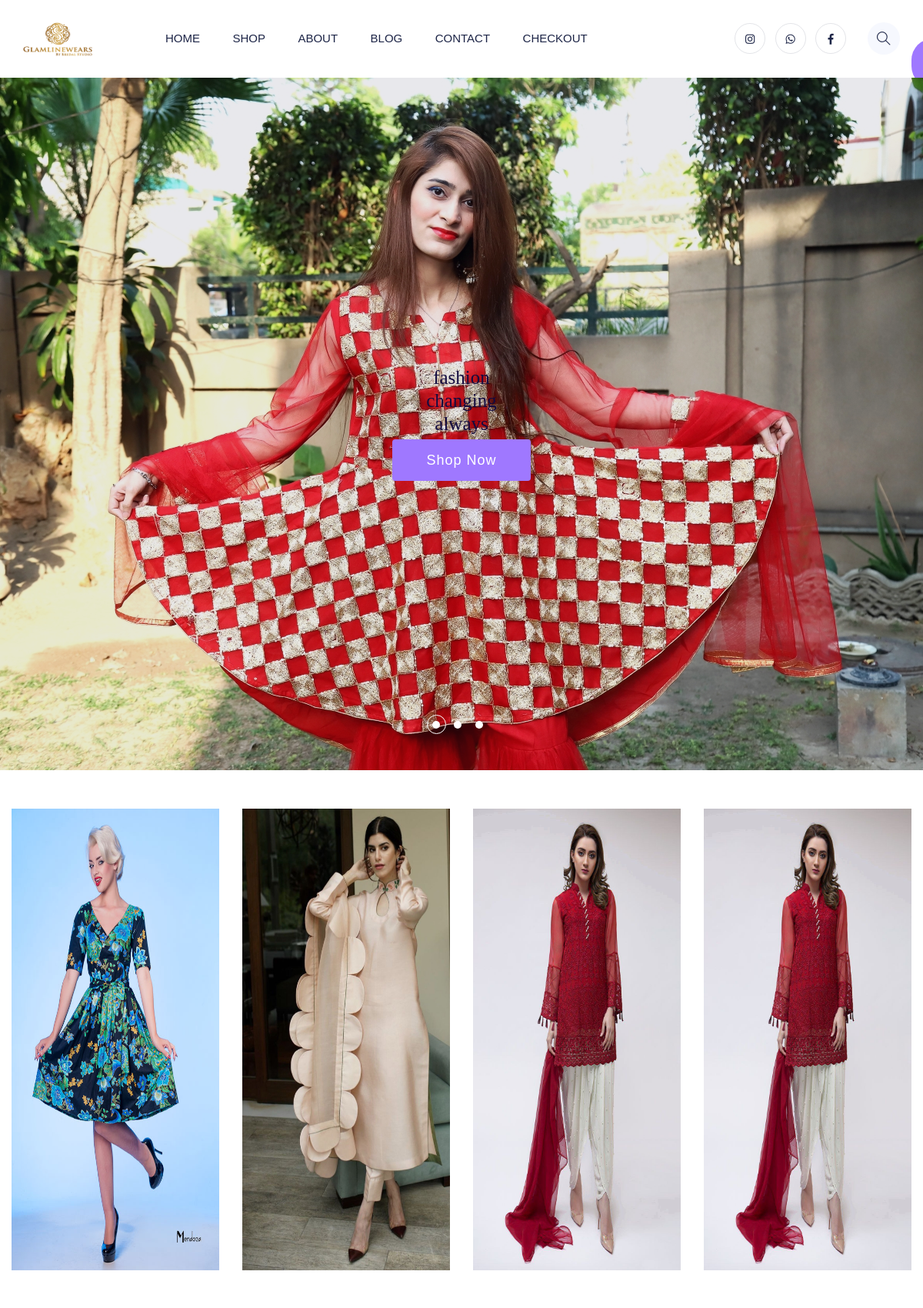
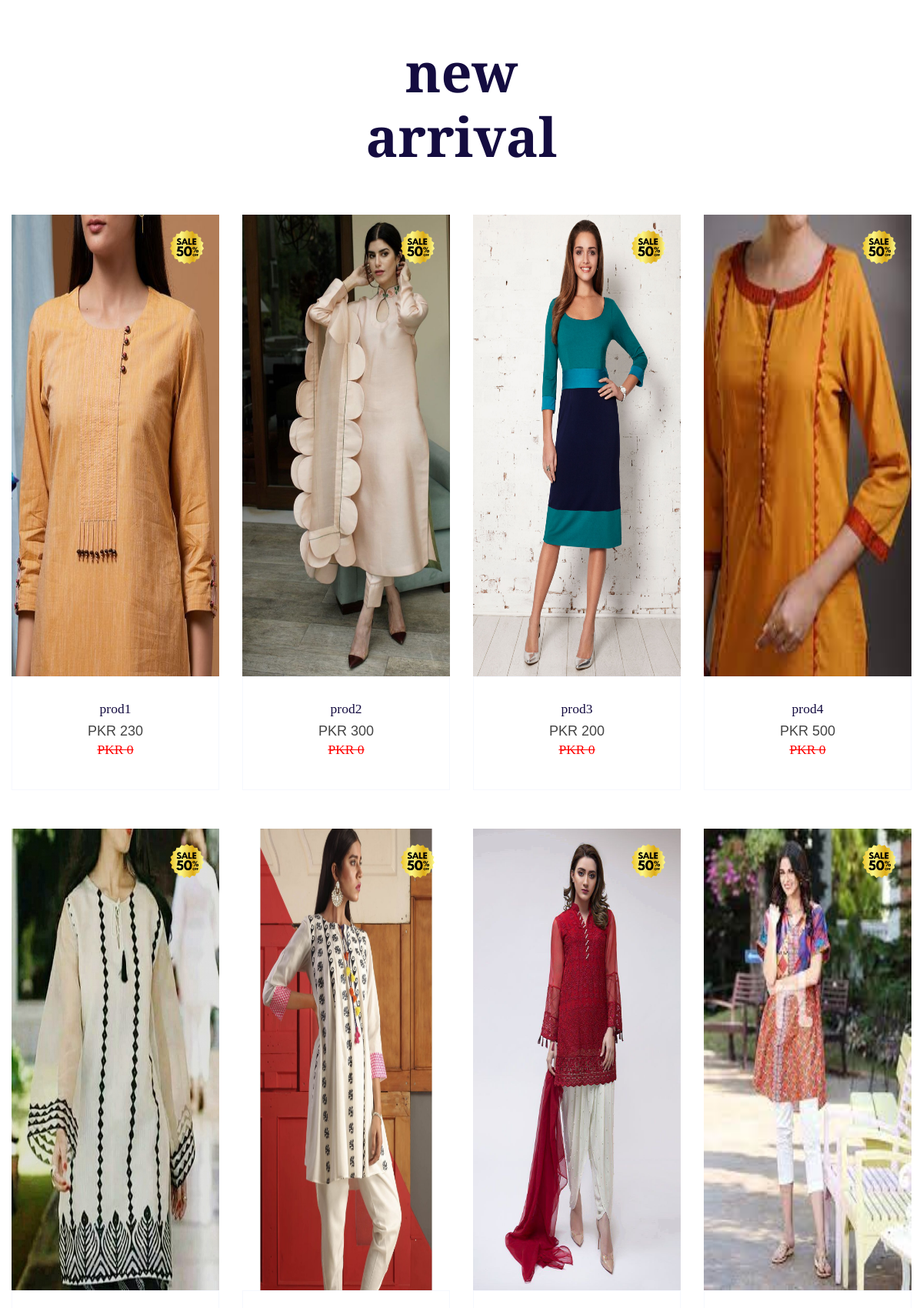
The page / (upper part) on the database its author committed (2 pictures, top to bottom).
### shop/models.py (models this page shows, shortened)
class product(models.Model):
    product_id = models.AutoField
    product_name = models.CharField(max_length=300)
    price=models.IntegerField(default=0)
    price1=models.IntegerField(default=0)
    category=models.CharField(max_length=100,default="")
    colour=models.CharField(max_length=100,default="")
    types=models.CharField(max_length=150,default="")
    subcategory=models.CharField(max_length=50,default="")
    description = models.CharField(max_length=20000)
    proddate=models.DateField()
    images=models.ImageField(upload_to="shop/images",default="")
    images1=models.ImageField(upload_to="shop/images",default="")
    images2=models.ImageField(upload_to="shop/images",default="")

### shop/views.py (the view)
# urls.py: path('', views.index,name='index'),
def index(request):
    prod = product.objects.filter(category='carousel1')
    prod2 = product.objects.filter(category='newarrival')
    dic2={'allprods':prod,'prods':prod2}
    return render(request,'shop/index.html',dic2)

### shop/templates/shop/index.html (shortened to what this page needs)
{% extends 'shop/basic.html'%}
{%block body%}
{% load static%}
                <div class="slider-active dot-style">
                    <div class="single-slider slider-bg1 hero-overly slider-height d-flex align-items-center">
                        <div class="container">
                            <div class="row justify-content-center">
                                <div class="col-xl-8 col-lg-9">
                                    <div class="hero__caption">
                                        <h1>fashion<br>changing<br>always</h1>
                                        <a href="/prodpage/" class="btn">Shop Now</a>
                                    </div>
                                </div>
                            </div>
                        </div>
                    </div>
                </div>
        <div class="popular-items pt-50">
            <div class="container-fluid">
                <div class="row">
                    {%for i in allprods%}
                    <div class="col-lg-3 col-md-6 col-sm-6">
                        <div class="single-popular-items mb-50 text-center wow fadeInUp" data-wow-duration="1s" data-wow-delay=".1s">
                            <div class="popular-img">
                                <img src="/media/{{i.images}}" alt="">
                         </div>
                     </div>
                 </div>
{%endfor%}
 </div>
</div>
</div>
<div class="new-arrival">
    <div class="container">
        <div class="row justify-content-center">
            <div class="col-xl-7 col-lg-8 col-md-10">
                <div class="section-tittle mb-60 text-center wow fadeInUp" data-wow-duration="2s" data-wow-delay=".2s">
                    <h2>new<br>arrival</h2>
                </div>
            </div>
        </div>
        <div class="row">
{% for i in prods|slice:"0:8"%}
            <div class="col-xl-3 col-lg-3 col-md-6 col-sm-6">
<a href="/proddet/{{i.id}}">
                <div class="single-new-arrival mb-50 text-center wow fadeInUp" data-wow-duration="1s" data-wow-delay=".1s">
                    <div class="popular-img">
                        <img src="/media/{{i.images}}" alt="">
                        <div class="favorit-items">
                            <img src="{%static 'shop/assets/img/gallery/card1.png'%}" alt="">
                        </div>
                    </div>
                    <div class="popular-caption">
                        <h3>{{i.product_name}}</h3>
                       <span>PKR {{i.price}}</span>
                        <h3 style="text-decoration: line-through; color:red; margin-bottom:10px;">PKR {{i.price1}}</h3>
                    </div>
                </div>
</a>
            </div>
{%endfor%}
</div>
</div>
</div>
{%endblock%}

### shop/templates/shop/index.html (style rules this page uses)
.popular-img img { height:600px; }

### shop/templates/shop/basic.html (style rules this page uses)
.col-md-6 img { width: 100%; height: 600px; }
html,body { margin:0; padding:0; }
.row { text-align: center; }

### rows shown on the page
product: images (picture)
product: images (picture)
product: images (picture)
product: images (picture)
product: images (picture), product_name "prod1", price "230", price1 "0"
product: images (picture), product_name "prod2", price "300", price1 "0"
product: images (picture), product_name "prod3", price "200", price1 "0"
product: images (picture), product_name "prod4", price "500", price1 "0"
product: images (picture)
product: images (picture)
product: images (picture)
product: images (picture)
